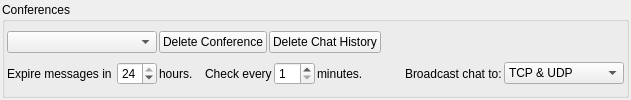
      <widget class="QWidget" name="tabSettings">
       <property name="autoFillBackground">
        <bool>false</bool>
       </property>
       <attribute name="title">
        <string>Settings</string>
       </attribute>
       <layout class="QVBoxLayout" name="verticalLayout_6">
        <property name="spacing">
         <number>2</number>
        </property>
        <property name="leftMargin">
         <number>2</number>
        </property>
        <property name="topMargin">
         <number>2</number>
        </property>
        <property name="rightMargin">
         <number>2</number>
        </property>
        <property name="bottomMargin">
         <number>2</number>
        </property>
        <item>
         <widget class="QGroupBox" name="groupBoxConferences">
          <property name="autoFillBackground">
           <bool>true</bool>
          </property>
          <property name="title">
           <string>Conferences</string>
          </property>
          <layout class="QVBoxLayout" name="verticalLayout_19">
           <property name="spacing">
            <number>2</number>
           </property>
           <property name="leftMargin">
            <number>2</number>
           </property>
           <property name="topMargin">
            <number>2</number>
           </property>
           <property name="rightMargin">
            <number>2</number>
           </property>
           <property name="bottomMargin">
            <number>2</number>
           </property>
           <item>
            <layout class="QVBoxLayout" name="verticalLayout_21">
             <item>
              <layout class="QHBoxLayout" name="horizontalLayout_27">
               <item>
                <widget class="QComboBox" name="comboBoxConferenceList">
                 <property name="minimumSize">
                  <size>
                   <width>150</width>
                   <height>0</height>
                  </size>
                 </property>
                 <property name="maximumSize">
                  <size>
                   <width>16777215</width>
                   <height>16777215</height>
                  </size>
                 </property>
                 <property name="toolTip">
                  <string>Select desired conference</string>
                 </property>
                 <property name="sizeAdjustPolicy">
                  <enum>QComboBox::AdjustToContents</enum>
                 </property>
                </widget>
               </item>
               <item>
                <widget class="QPushButton" name="pushButtonDeleteConference">
                 <property name="maximumSize">
                  <size>
                   <width>16777215</width>
                   <height>16777215</height>
                  </size>
                 </property>
                 <property name="toolTip">
                  <string>Deletes the selected conference</string>
                 </property>
                 <property name="text">
                  <string>Delete Conference</string>
                 </property>
                </widget>
               </item>
               <item>
                <widget class="QPushButton" name="pushButtonClearChatHistory">
                 <property name="maximumSize">
                  <size>
                   <width>16777215</width>
                   <height>16777215</height>
                  </size>
                 </property>
                 <property name="toolTip">
                  <string>Deletes chat history in selected conference</string>
                 </property>
                 <property name="text">
                  <string>Delete Chat History</string>
                 </property>
                </widget>
               </item>
               <item>
                <spacer name="horizontalSpacer_18">
                 <property name="orientation">
                  <enum>Qt::Horizontal</enum>
                 </property>
                 <property name="sizeHint" stdset="0">
                  <size>
                   <width>40</width>
                   <height>20</height>
                  </size>
                 </property>
                </spacer>
               </item>
              </layout>
             </item>
            </layout>
           </item>
           <item>
            <layout class="QHBoxLayout" name="horizontalLayout_31">
             <item>
              <widget class="QLabel" name="label_3">
               <property name="text">
                <string>Expire messages in </string>
               </property>
              </widget>
             </item>
             <item>
              <widget class="QSpinBox" name="spinBoxExpireMessages">
               <property name="maximumSize">
                <size>
                 <width>40</width>
                 <height>16777215</height>
                </size>
               </property>
               <property name="toolTip">
                <string>Messages older than this are removed from conferences</string>
               </property>
               <property name="minimum">
                <number>0</number>
               </property>
               <property name="maximum">
                <number>24</number>
               </property>
               <property name="value">
                <number>24</number>
               </property>
              </widget>
             </item>
             <item>
              <widget class="QLabel" name="label_5">
               <property name="text">
                <string>hours.   </string>
               </property>
              </widget>
             </item>
             <item>
              <widget class="QLabel" name="label_14">
               <property name="text">
                <string>Check every</string>
               </property>
              </widget>
             </item>
             <item>
              <widget class="QSpinBox" name="spinBoxCheckMinutes">
               <property name="toolTip">
                <string>How often expire message is checked</string>
               </property>
               <property name="minimum">
                <number>1</number>
               </property>
               <property name="maximum">
                <number>60</number>
               </property>
              </widget>
             </item>
             <item>
              <widget class="QLabel" name="label_15">
               <property name="text">
                <string>minutes.</string>
               </property>
              </widget>
             </item>
             <item>
              <spacer name="horizontalSpacer_19">
               <property name="orientation">
                <enum>Qt::Horizontal</enum>
               </property>
               <property name="sizeHint" stdset="0">
                <size>
                 <width>40</width>
                 <height>20</height>
                </size>
               </property>
              </spacer>
             </item>
             <item>
              <widget class="QLabel" name="label_6">
               <property name="text">
                <string>Broadcast chat to:</string>
               </property>
              </widget>
             </item>
             <item>
              <widget class="QComboBox" name="cmboChatLAN">
               <property name="minimumSize">
                <size>
                 <width>105</width>
                 <height>0</height>
                </size>
               </property>
               <item>
                <property name="text">
                 <string>TCP &amp; UDP</string>
                </property>
               </item>
               <item>
                <property name="text">
                 <string>TCP Only (CP)</string>
                </property>
               </item>
               <item>
                <property name="text">
                 <string>UDP Only (VPN)</string>
                </property>
               </item>
              </widget>
             </item>
            </layout>
           </item>
          </layout>
         </widget>
        </item>
       </layout>
      </widget>
